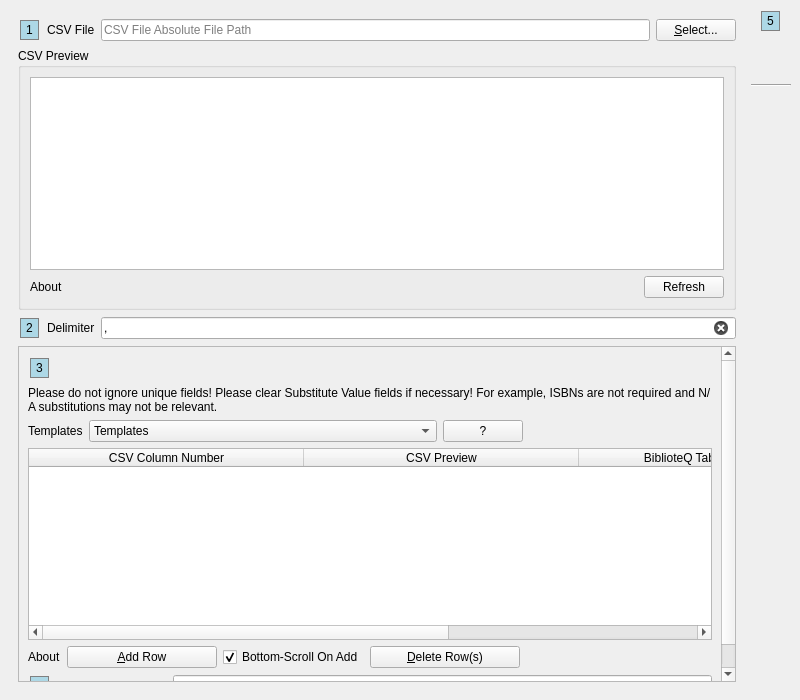
<?xml version="1.0" encoding="UTF-8"?>
<ui version="4.0">
 <class>importBrowser</class>
 <widget class="QMainWindow" name="importBrowser">
  <property name="geometry">
   <rect>
    <x>0</x>
    <y>0</y>
    <width>800</width>
    <height>700</height>
   </rect>
  </property>
  <property name="windowTitle">
   <string>BiblioteQ: CSV Import Browser</string>
  </property>
  <property name="windowIcon">
   <iconset resource="../Icons/icons.qrc">
    <normaloff>:/book.png</normaloff>:/book.png</iconset>
  </property>
  <widget class="QWidget" name="centralwidget">
   <layout class="QHBoxLayout" name="horizontalLayout">
    <item>
     <widget class="QFrame" name="frame">
      <layout class="QVBoxLayout" name="verticalLayout">
       <item>
        <layout class="QHBoxLayout" name="horizontalLayout_2">
         <item>
          <widget class="QLabel" name="label_105">
           <property name="sizePolicy">
            <sizepolicy hsizetype="Fixed" vsizetype="Fixed">
             <horstretch>0</horstretch>
             <verstretch>0</verstretch>
            </sizepolicy>
           </property>
           <property name="styleSheet">
            <string notr="true">QLabel {
 border: 1px solid gray;
 background-color: lightblue;
 margin: 2px;
 padding: 2px;
 }</string>
           </property>
           <property name="text">
            <string>1</string>
           </property>
          </widget>
         </item>
         <item>
          <widget class="QLabel" name="label">
           <property name="text">
            <string>CSV File</string>
           </property>
          </widget>
         </item>
         <item>
          <widget class="QLineEdit" name="csv_file">
           <property name="placeholderText">
            <string>CSV File Absolute File Path</string>
           </property>
           <property name="clearButtonEnabled">
            <bool>true</bool>
           </property>
          </widget>
         </item>
         <item>
          <widget class="QPushButton" name="select_csv_file">
           <property name="text">
            <string>&amp;Select...</string>
           </property>
           <property name="icon">
            <iconset resource="../Icons/icons.qrc">
             <normaloff>:/16x16/fileopen.png</normaloff>:/16x16/fileopen.png</iconset>
           </property>
          </widget>
         </item>
        </layout>
       </item>
       <item>
        <widget class="QGroupBox" name="groupBox">
         <property name="title">
          <string>CSV Preview</string>
         </property>
         <layout class="QVBoxLayout" name="verticalLayout_3">
          <item>
           <widget class="QTableWidget" name="preview">
            <property name="alternatingRowColors">
             <bool>true</bool>
            </property>
            <property name="selectionMode">
             <enum>QAbstractItemView::SingleSelection</enum>
            </property>
            <property name="selectionBehavior">
             <enum>QAbstractItemView::SelectRows</enum>
            </property>
            <property name="verticalScrollMode">
             <enum>QAbstractItemView::ScrollPerPixel</enum>
            </property>
            <property name="horizontalScrollMode">
             <enum>QAbstractItemView::ScrollPerPixel</enum>
            </property>
            <attribute name="horizontalHeaderStretchLastSection">
             <bool>true</bool>
            </attribute>
            <attribute name="verticalHeaderVisible">
             <bool>false</bool>
            </attribute>
           </widget>
          </item>
          <item>
           <layout class="QHBoxLayout" name="horizontalLayout_7">
            <item>
             <widget class="QLabel" name="about_csv">
              <property name="text">
               <string>About</string>
              </property>
             </widget>
            </item>
            <item>
             <spacer name="horizontalSpacer_3">
              <property name="orientation">
               <enum>Qt::Horizontal</enum>
              </property>
              <property name="sizeHint" stdset="0">
               <size>
                <width>40</width>
                <height>20</height>
               </size>
              </property>
             </spacer>
            </item>
            <item>
             <widget class="QPushButton" name="refresh_preview">
              <property name="text">
               <string>Refresh</string>
              </property>
              <property name="icon">
               <iconset resource="../Icons/icons.qrc">
                <normaloff>:/16x16/reload.png</normaloff>:/16x16/reload.png</iconset>
              </property>
             </widget>
            </item>
           </layout>
          </item>
         </layout>
        </widget>
       </item>
       <item>
        <layout class="QHBoxLayout" name="horizontalLayout_5">
         <item>
          <widget class="QLabel" name="label_108">
           <property name="sizePolicy">
            <sizepolicy hsizetype="Fixed" vsizetype="Fixed">
             <horstretch>0</horstretch>
             <verstretch>0</verstretch>
            </sizepolicy>
           </property>
           <property name="styleSheet">
            <string notr="true">QLabel {
 border: 1px solid gray;
 background-color: lightblue;
 margin: 2px;
 padding: 2px;
 }</string>
           </property>
           <property name="text">
            <string>2</string>
           </property>
          </widget>
         </item>
         <item>
          <widget class="QLabel" name="label_3">
           <property name="text">
            <string>Delimiter</string>
           </property>
          </widget>
         </item>
         <item>
          <widget class="QLineEdit" name="delimiter">
           <property name="text">
            <string>,</string>
           </property>
           <property name="placeholderText">
            <string>Delimiter</string>
           </property>
           <property name="clearButtonEnabled">
            <bool>true</bool>
           </property>
          </widget>
         </item>
        </layout>
       </item>
       <item>
        <widget class="QScrollArea" name="scrollArea">
         <property name="widgetResizable">
          <bool>true</bool>
         </property>
         <widget class="QWidget" name="scrollAreaWidgetContents">
          <property name="geometry">
           <rect>
            <x>0</x>
            <y>-67</y>
            <width>699</width>
            <height>426</height>
           </rect>
          </property>
          <layout class="QVBoxLayout" name="verticalLayout_2">
           <item>
            <widget class="QLabel" name="label_106">
             <property name="sizePolicy">
              <sizepolicy hsizetype="Fixed" vsizetype="Fixed">
               <horstretch>0</horstretch>
               <verstretch>0</verstretch>
              </sizepolicy>
             </property>
             <property name="styleSheet">
              <string notr="true">QLabel {
 border: 1px solid gray;
 background-color: lightblue;
 margin: 2px;
 padding: 2px;
 }</string>
             </property>
             <property name="text">
              <string>3</string>
             </property>
            </widget>
           </item>
           <item>
            <widget class="QLabel" name="label_5">
             <property name="text">
              <string>Please do not ignore unique fields! Please clear Substitute Value fields if necessary! For example, ISBNs are not required and N/A substitutions may not be relevant.</string>
             </property>
             <property name="wordWrap">
              <bool>true</bool>
             </property>
            </widget>
           </item>
           <item>
            <layout class="QHBoxLayout" name="horizontalLayout_6">
             <item>
              <widget class="QLabel" name="label_4">
               <property name="text">
                <string>Templates</string>
               </property>
              </widget>
             </item>
             <item>
              <widget class="QComboBox" name="templates">
               <property name="sizeAdjustPolicy">
                <enum>QComboBox::AdjustToContents</enum>
               </property>
               <item>
                <property name="text">
                 <string>Templates</string>
                </property>
               </item>
               <item>
                <property name="text">
                 <string>Template 1 (BiblioteQ Books (All Fields))</string>
                </property>
               </item>
               <item>
                <property name="text">
                 <string>Template 2 (BiblioteQ Books Column Order (Some Fields))</string>
                </property>
               </item>
               <item>
                <property name="text">
                 <string>Template 3 (BiblioteQ Patrons)</string>
                </property>
               </item>
              </widget>
             </item>
             <item>
              <widget class="QPushButton" name="detect">
               <property name="toolTip">
                <string>&lt;html&gt;&lt;head/&gt;&lt;body&gt;&lt;p&gt;Guess BiblioteQ Table Field Name values according to the contents of the CSV file.&lt;/p&gt;&lt;/body&gt;&lt;/html&gt;</string>
               </property>
               <property name="text">
                <string>?</string>
               </property>
              </widget>
             </item>
             <item>
              <spacer name="horizontalSpacer_2">
               <property name="orientation">
                <enum>Qt::Horizontal</enum>
               </property>
               <property name="sizeHint" stdset="0">
                <size>
                 <width>40</width>
                 <height>20</height>
                </size>
               </property>
              </spacer>
             </item>
            </layout>
           </item>
           <item>
            <widget class="QSplitter" name="splitter">
             <property name="orientation">
              <enum>Qt::Vertical</enum>
             </property>
             <property name="childrenCollapsible">
              <bool>false</bool>
             </property>
             <widget class="QTableWidget" name="rows">
              <property name="focusPolicy">
               <enum>Qt::StrongFocus</enum>
              </property>
              <property name="editTriggers">
               <set>QAbstractItemView::DoubleClicked</set>
              </property>
              <property name="alternatingRowColors">
               <bool>true</bool>
              </property>
              <property name="selectionMode">
               <enum>QAbstractItemView::ExtendedSelection</enum>
              </property>
              <property name="selectionBehavior">
               <enum>QAbstractItemView::SelectRows</enum>
              </property>
              <property name="verticalScrollMode">
               <enum>QAbstractItemView::ScrollPerPixel</enum>
              </property>
              <property name="horizontalScrollMode">
               <enum>QAbstractItemView::ScrollPerPixel</enum>
              </property>
              <property name="cornerButtonEnabled">
               <bool>false</bool>
              </property>
              <attribute name="horizontalHeaderMinimumSectionSize">
               <number>275</number>
              </attribute>
              <attribute name="horizontalHeaderDefaultSectionSize">
               <number>275</number>
              </attribute>
              <attribute name="horizontalHeaderStretchLastSection">
               <bool>true</bool>
              </attribute>
              <attribute name="verticalHeaderVisible">
               <bool>false</bool>
              </attribute>
              <column>
               <property name="text">
                <string>CSV Column Number</string>
               </property>
              </column>
              <column>
               <property name="text">
                <string>CSV Preview</string>
               </property>
              </column>
              <column>
               <property name="text">
                <string>BiblioteQ Table Field Name</string>
               </property>
              </column>
              <column>
               <property name="text">
                <string>Substitute Value</string>
               </property>
              </column>
             </widget>
            </widget>
           </item>
           <item>
            <layout class="QHBoxLayout" name="horizontalLayout_3">
             <item>
              <widget class="QLabel" name="about_templates">
               <property name="text">
                <string>About</string>
               </property>
              </widget>
             </item>
             <item>
              <widget class="QPushButton" name="add_row">
               <property name="minimumSize">
                <size>
                 <width>150</width>
                 <height>0</height>
                </size>
               </property>
               <property name="text">
                <string>&amp;Add Row</string>
               </property>
               <property name="icon">
                <iconset resource="../Icons/icons.qrc">
                 <normaloff>:/16x16/add.png</normaloff>:/16x16/add.png</iconset>
               </property>
              </widget>
             </item>
             <item>
              <widget class="QCheckBox" name="bottom_scroll_on_add">
               <property name="text">
                <string>Bottom-Scroll On Add</string>
               </property>
               <property name="checked">
                <bool>true</bool>
               </property>
              </widget>
             </item>
             <item>
              <widget class="QPushButton" name="delete_row">
               <property name="minimumSize">
                <size>
                 <width>150</width>
                 <height>0</height>
                </size>
               </property>
               <property name="text">
                <string>&amp;Delete Row(s)</string>
               </property>
               <property name="icon">
                <iconset resource="../Icons/icons.qrc">
                 <normaloff>:/16x16/eraser.png</normaloff>:/16x16/eraser.png</iconset>
               </property>
              </widget>
             </item>
             <item>
              <spacer name="horizontalSpacer">
               <property name="orientation">
                <enum>Qt::Horizontal</enum>
               </property>
               <property name="sizeHint" stdset="0">
                <size>
                 <width>40</width>
                 <height>20</height>
                </size>
               </property>
              </spacer>
             </item>
            </layout>
           </item>
           <item>
            <layout class="QHBoxLayout" name="horizontalLayout_10">
             <item>
              <widget class="QLabel" name="label_109">
               <property name="sizePolicy">
                <sizepolicy hsizetype="Fixed" vsizetype="Fixed">
                 <horstretch>0</horstretch>
                 <verstretch>0</verstretch>
                </sizepolicy>
               </property>
               <property name="styleSheet">
                <string notr="true">QLabel {
 border: 1px solid gray;
 background-color: lightblue;
 margin: 2px;
 padding: 2px;
 }</string>
               </property>
               <property name="text">
                <string>4</string>
               </property>
              </widget>
             </item>
             <item>
              <widget class="QLabel" name="label_2">
               <property name="text">
                <string>&amp;Ignored CSV Row(s)</string>
               </property>
               <property name="buddy">
                <cstring>ignored_rows</cstring>
               </property>
              </widget>
             </item>
             <item>
              <widget class="QLineEdit" name="ignored_rows">
               <property name="toolTip">
                <string>Please separate with single spaces.</string>
               </property>
               <property name="placeholderText">
                <string>Ignored Row(s)</string>
               </property>
               <property name="clearButtonEnabled">
                <bool>true</bool>
               </property>
              </widget>
             </item>
            </layout>
           </item>
          </layout>
         </widget>
        </widget>
       </item>
      </layout>
     </widget>
    </item>
    <item>
     <layout class="QVBoxLayout" name="_2">
      <item>
       <layout class="QHBoxLayout" name="horizontalLayout_4">
        <item>
         <widget class="QLabel" name="label_107">
          <property name="sizePolicy">
           <sizepolicy hsizetype="Fixed" vsizetype="Fixed">
            <horstretch>0</horstretch>
            <verstretch>0</verstretch>
           </sizepolicy>
          </property>
          <property name="styleSheet">
           <string notr="true">QLabel {
 border: 1px solid gray;
 background-color: lightblue;
 margin: 2px;
 padding: 2px;
 }</string>
          </property>
          <property name="text">
           <string>5</string>
          </property>
         </widget>
        </item>
       </layout>
      </item>
      <item>
       <widget class="QToolButton" name="import_csv">
        <property name="toolTip">
         <string>Import</string>
        </property>
        <property name="text">
         <string/>
        </property>
        <property name="icon">
         <iconset resource="../Icons/icons.qrc">
          <normaloff>:/32x32/import.png</normaloff>:/32x32/import.png</iconset>
        </property>
        <property name="iconSize">
         <size>
          <width>32</width>
          <height>32</height>
         </size>
        </property>
        <property name="autoRaise">
         <bool>true</bool>
        </property>
       </widget>
      </item>
      <item>
       <widget class="Line" name="line">
        <property name="orientation">
         <enum>Qt::Horizontal</enum>
        </property>
       </widget>
      </item>
      <item>
       <widget class="QToolButton" name="reset">
        <property name="toolTip">
         <string>Reset</string>
        </property>
        <property name="icon">
         <iconset resource="../Icons/icons.qrc">
          <normaloff>:/32x32/reload.png</normaloff>:/32x32/reload.png</iconset>
        </property>
        <property name="iconSize">
         <size>
          <width>32</width>
          <height>32</height>
         </size>
        </property>
        <property name="shortcut">
         <string>Ctrl+R</string>
        </property>
        <property name="autoRaise">
         <bool>true</bool>
        </property>
       </widget>
      </item>
      <item>
       <spacer name="spacer">
        <property name="orientation">
         <enum>Qt::Vertical</enum>
        </property>
        <property name="sizeHint" stdset="0">
         <size>
          <width>20</width>
          <height>40</height>
         </size>
        </property>
       </spacer>
      </item>
      <item>
       <widget class="QToolButton" name="close">
        <property name="toolTip">
         <string>Close Browser</string>
        </property>
        <property name="icon">
         <iconset resource="../Icons/icons.qrc">
          <normaloff>:/32x32/cancel.png</normaloff>:/32x32/cancel.png</iconset>
        </property>
        <property name="iconSize">
         <size>
          <width>32</width>
          <height>32</height>
         </size>
        </property>
        <property name="shortcut">
         <string>Ctrl+W</string>
        </property>
        <property name="autoRaise">
         <bool>true</bool>
        </property>
       </widget>
      </item>
     </layout>
    </item>
   </layout>
  </widget>
  <action name="action_Documentation">
   <property name="text">
    <string>&amp;Documentation...</string>
   </property>
  </action>
 </widget>
 <tabstops>
  <tabstop>csv_file</tabstop>
  <tabstop>select_csv_file</tabstop>
  <tabstop>preview</tabstop>
  <tabstop>refresh_preview</tabstop>
  <tabstop>delimiter</tabstop>
  <tabstop>scrollArea</tabstop>
  <tabstop>templates</tabstop>
  <tabstop>detect</tabstop>
  <tabstop>rows</tabstop>
  <tabstop>add_row</tabstop>
  <tabstop>bottom_scroll_on_add</tabstop>
  <tabstop>delete_row</tabstop>
  <tabstop>ignored_rows</tabstop>
  <tabstop>import_csv</tabstop>
  <tabstop>reset</tabstop>
  <tabstop>close</tabstop>
 </tabstops>
 <resources>
  <include location="../Icons/icons.qrc"/>
  <include location="../Icons/icons.qrc"/>
 </resources>
 <connections/>
</ui>
